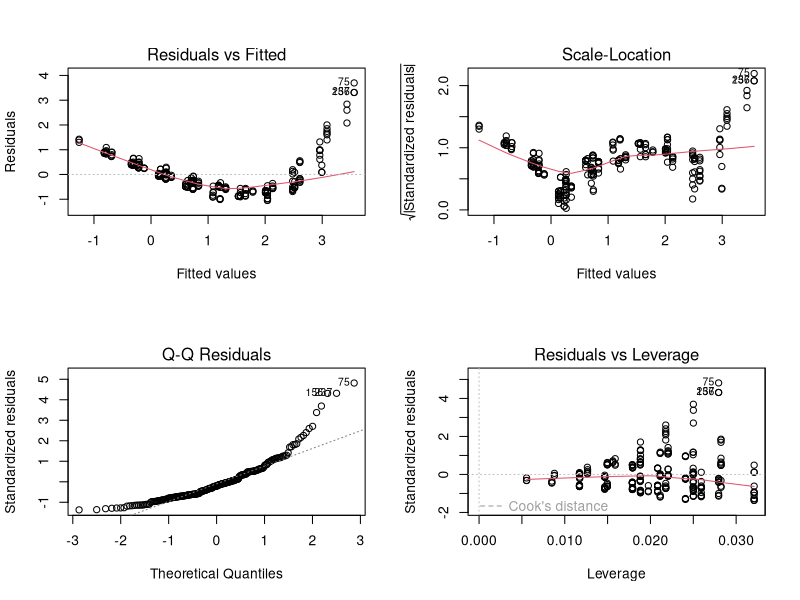

This chart was generated by the following R code:
library(readxl)
library(ggplot2)

tdat <- read_excel('TimingData.xlsx')
tdat$nreps <- round((2/tdat$siglvl),1)
tdat$tpr <- tdat$runtime/(tdat$nreps)
tdat$ppframe <- tdat$npts/tdat$kframes
tdat$npix <- 10*tdat$rezx^2

fit <- lm(tpr ~ npts+kframes+rezx+nr,data=tdat)

layout(matrix(c(1,2,3,4),2,2)) # optional 4 graphs/page
plot(fit)

tdat$ptime <- predict.lm(fit,tdat)

#g1 <- ggplot(tdat,aes(x=ppframe/nr,y=runtime,color=nreps))+geom_point()
#print(g1)